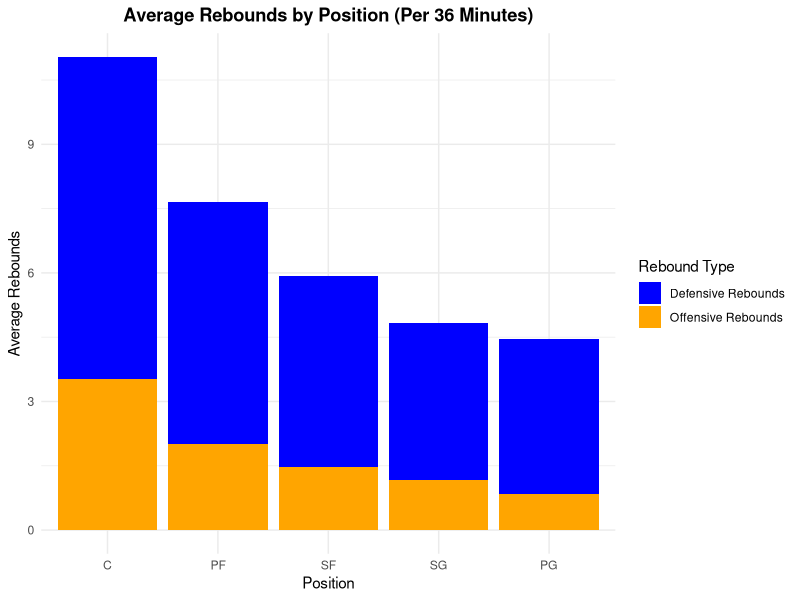
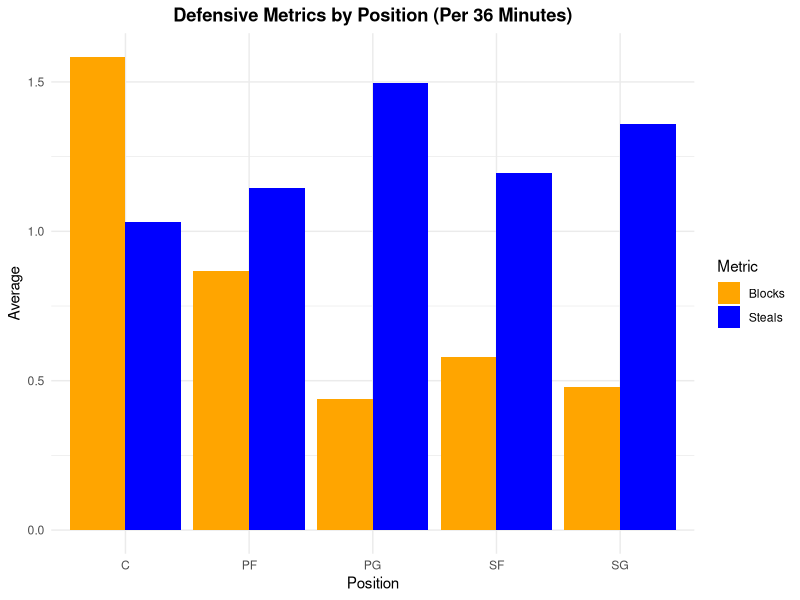

Source code (R) for these figures, in order:
# Defense and rebounding analysis by positions
# Coder 3: Tianjie Zhang
# Analysis 1: Generate stacked bar plots for rebound types by position
# Analysis 2: Create grouped bar plots of defensive metrics


suppressPackageStartupMessages({
  library(tidyverse)
  library(ggplot2)
})

# Define output path
output_path <- "Output/"

# Create output directories
if(!dir.exists(paste0(output_path, "tables"))) {
  dir.create(paste0(output_path, "tables"), recursive = TRUE)
}
if(!dir.exists(paste0(output_path, "plots"))) {
  dir.create(paste0(output_path, "plots"), recursive = TRUE)
}

# Load the cleaned dataset
nba_data <- read.csv("Output/nba_clean.csv")

# Screen players with at least 20 games
nba_data <- nba_data %>% filter(G >= 20)

# Analysis 1: Generate stacked bar plots for rebound types by position
# Calculate average rebounding statistics by position
rebound_by_pos <- nba_data %>%
  group_by(Pos) %>%
  summarize(
    Avg_ORB = mean(ORB, na.rm = TRUE),
    Avg_DRB = mean(DRB, na.rm = TRUE),
    Avg_TRB = mean(TRB, na.rm = TRUE),
    n = n()
  ) %>%
  arrange(desc(Avg_TRB))

# Save the summary table
write.csv(rebound_by_pos, paste0(output_path, "tables/rebounding_by_position.csv"), row.names = FALSE)

# Prepare data for plotting
rebound_long <- rebound_by_pos %>%
  select(Pos, Avg_ORB, Avg_DRB) %>%
  pivot_longer(cols = c(Avg_ORB, Avg_DRB), 
               names_to = "Rebound_Type", 
               values_to = "Average")

# Create a factor to order positions by total rebounds
rebound_long$Pos <- factor(rebound_long$Pos, 
                           levels = rebound_by_pos$Pos[order(rebound_by_pos$Avg_TRB, decreasing = TRUE)])

# Create stacked bar plot for rebounds
p1 <- ggplot(rebound_long, aes(x = Pos, y = Average, fill = Rebound_Type)) +
  geom_bar(stat = "identity", position = "stack") +
  scale_fill_manual(values = c("Avg_ORB" = "orange", "Avg_DRB" = "blue"),
                    labels = c("Avg_ORB" = "Offensive Rebounds", "Avg_DRB" = "Defensive Rebounds")) +
  labs(title = "Average Rebounds by Position (Per 36 Minutes)",
       x = "Position",
       y = "Average Rebounds",
       fill = "Rebound Type") +
  theme_minimal() +
  theme(axis.text.x = element_text(angle = 0, hjust = 0.5),
        plot.title = element_text(hjust = 0.5, face = "bold"))

ggsave(paste0(output_path, "plots/rebounds_by_position_stacked.png"), p1, width = 8, height = 6, dpi = 400)

# Analysis 2: Create grouped bar plots of defensive metrics
# Calculate average defensive statistics by position
defense_by_pos <- nba_data %>%
  group_by(Pos) %>%
  summarize(
    Avg_STL = mean(STL, na.rm = TRUE),
    Avg_BLK = mean(BLK, na.rm = TRUE),
    n = n()
  )

# Save the summary table
write.csv(defense_by_pos, paste0(output_path, "tables/defense_by_position.csv"), row.names = FALSE)

# Prepare data for plotting
defense_long <- defense_by_pos %>%
  select(Pos, Avg_STL, Avg_BLK) %>%
  pivot_longer(cols = c(Avg_STL, Avg_BLK), 
               names_to = "Defensive_Metric", 
               values_to = "Average")

# Create grouped bar plot for defensive metrics
p2 <- ggplot(defense_long, aes(x = Pos, y = Average, fill = Defensive_Metric)) +
  geom_bar(stat = "identity", position = "dodge") +
  scale_fill_manual(values = c("Avg_STL" = "blue", "Avg_BLK" = "orange"),
                    labels = c("Avg_STL" = "Steals", "Avg_BLK" = "Blocks")) +
  labs(title = "Defensive Metrics by Position (Per 36 Minutes)",
       x = "Position",
       y = "Average",
       fill = "Metric") +
  theme_minimal() +
  theme(axis.text.x = element_text(angle = 0, hjust = 0.5),
        plot.title = element_text(hjust = 0.5, face = "bold"))

ggsave(paste0(output_path, "plots/defensive_metrics_by_position.png"), p2, width = 8, height = 6, dpi = 400)

# Print summary information
cat("\nSummary of Rebounding by Position:\n")
print(rebound_by_pos)

cat("\nSummary of Defensive Statistics by Position:\n")
print(defense_by_pos)

cat("\nDefense and Rebounding Analysis Complete!\n")